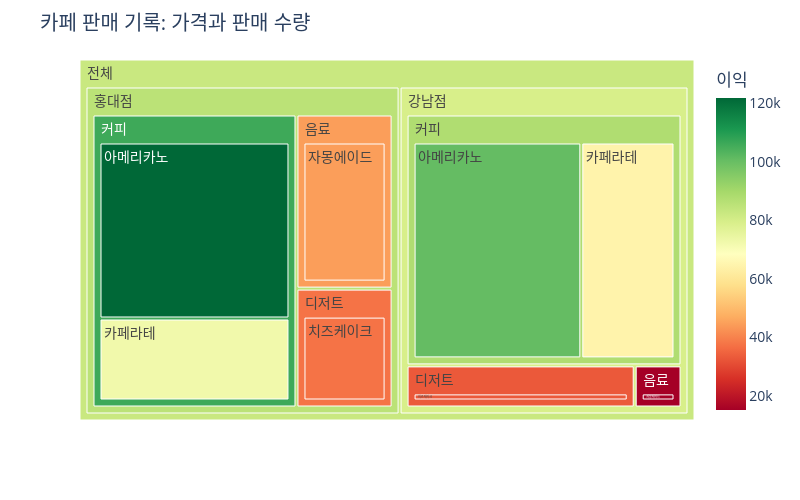

Notebook cell for this chart:
### Code cell
#큰박스 > 작은박스 > 더 작은박스
#treemap > 지점 > 분류 > 메뉴
fig = px.treemap(
    df,
    path=[px.Constant('전체'), '지점', '분류', '메뉴'],
    values='매출',
    color='이익',
    color_continuous_scale='RdYlGn',
    
)
fig.update_layout(
    title='카페 판매 기록: 가격과 판매 수량',
    width=800, height=500,
    template='plotly_white',
    font=dict(size=14),
)
fig.show()

### Figure 1 — Plotly figure (JSON) as saved in the notebook; plotly's stock layout.template omitted (floating-point values rounded to 4 significant figures)
{"data": [{"branchvalues": "total", "customdata": [[100600.0], [64320.0], [33060.0], [121800.0], [44540.0], [72500.0], [37500.0], [15200.0], [87640.0], [33060.0], [106100.0], [44540.0], [37500.0], [15200.0], [79360.0], [85470.0], [82540.0]], "domain": {"x": [0, 1], "y": [0, 1]}, "hovertemplate": "labels=%{label}<br>매출=%{value}<br>parent=%{parent}<br>id=%{id}<br>이익=%{color}<extra></extra>", "ids": ["전체/강남점/커피/아메리카노", "전체/강남점/커피/카페라테", "전체/강남점/디저트/치즈케이크", "전체/홍대점/커피/아메리카노", "전체/홍대점/음료/자몽에이드", "전체/홍대점/커피/카페라테", "전체/홍대점/디저트/치즈케이크", "전체/강남점/음료/자몽에이드", "전체/강남점/커피", "전체/강남점/디저트", "전체/홍대점/커피", "전체/홍대점/음료", "전체/홍대점/디저트", "전체/강남점/음료", "전체/강남점", "전체/홍대점", "전체"], "labels": ["아메리카노", "카페라테", "치즈케이크", "아메리카노", "자몽에이드", "카페라테", "치즈케이크", "자몽에이드", "커피", "디저트", "커피", "음료", "디저트", "음료", "강남점", "홍대점", "전체"], "marker": {"coloraxis": "coloraxis", "colors": [100600.0, 64320.0, 33060.0, 121800.0, 44540.0, 72500.0, 37500.0, 15200.0, 87640.0, 33060.0, 106100.0, 44540.0, 37500.0, 15200.0, 79360.0, 85470.0, 82540.0]}, "name": "", "parents": ["전체/강남점/커피", "전체/강남점/커피", "전체/강남점/디저트", "전체/홍대점/커피", "전체/홍대점/음료", "전체/홍대점/커피", "전체/홍대점/디저트", "전체/강남점/음료", "전체/강남점", "전체/강남점", "전체/홍대점", "전체/홍대점", "전체/홍대점", "전체/강남점", "전체", "전체", ""], "type": "treemap", "values": [540000.0, 300000.0, 117000.0, 494500.0, 203000.0, 230400.0, 138600.0, 24000.0, 840000.0, 117000.0, 724900.0, 203000.0, 138600.0, 24000.0, 981000.0, 1066000.0, 2048000.0]}], "layout": {"coloraxis": {"autocolorscale": false, "colorbar": {"title": {"text": "이익"}}, "colorscale": [[0, "rgb(165,0,38)"], [0.1, "rgb(215,48,39)"], [0.2, "rgb(244,109,67)"], [0.3, "rgb(253,174,97)"], [0.4, "rgb(254,224,139)"], [0.5, "rgb(255,255,191)"], [0.6, "rgb(217,239,139)"], [0.7, "rgb(166,217,106)"], [0.8, "rgb(102,189,99)"], [0.9, "rgb(26,152,80)"], [1, "rgb(0,104,55)"]]}, "font": {"size": 14}, "height": 500, "legend": {"tracegroupgap": 0}, "margin": {"t": 60}, "title": {"text": "카페 판매 기록: 가격과 판매 수량"}, "width": 800}}
